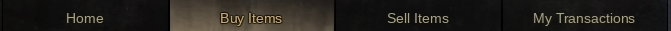
#> input picture cv_assets/tp-tab-buy.png, 671 x 31 px
$ python -i cv_drop_rate_tool.py   (imports and definitions only)   (older library calls are emulated)
#> lines starting #> are read from the running program, lines starting #| are printed output that depends on the picture
import itertools
import json
import os
import pickle
import numpy as np
import cv2
import time
from PIL import Image
import sys
import difflib
from skimage.metrics import structural_similarity as compare_ssim

# global variables
IMAGES_PATH = "cv_assets\\"
OUTPUT_PATH = "temp_image\\"

CHATBOX_UPPER_RIGHT_ICON_PATH = "cv_assets\\chat-box-upper-right.png"
CHATBOX_LOWER_LEFT_ICON_PATH = "cv_assets\\chat-box-lower-left.png"
CHATBOX_LINE_DELIMETER_PATH = "cv_assets\\chat-box-line-delimeter.png"

FRAME_PROCESS_RATE = 10 # process every FRAME_PROCESS_RATEth frame

# function that takes a file path and returns a video capture object
# [9 lines left out: function get_video_capture, not called in this run]

# function that takes a video capture object and returns the total number of frames
def count_frames(vidcap):
    total_frames = int(vidcap.get(cv2.CAP_PROP_FRAME_COUNT))
    return total_frames

# function that takes a video capture object and returns the frames per second
def count_frames_per_second(vidcap):
    fps = int(vidcap.get(cv2.CAP_PROP_FPS))
    return fps

# [178 lines left out: functions extract_next_Nth_frame, locate_top_right_of_chatbox_icon, locate_bottom_left_of_chatbox, crop_image, find_character_boundaries, group_characters_into_words and 7 more, not called in this run]

def extract_text_lines_from_chatbox_image(image):
    # read in line delimeter image
    line_delimeter_image = cv2.imread(CHATBOX_LINE_DELIMETER_PATH)
    w, h = line_delimeter_image.shape[:-1]

    # convert images to grayscale
    gray_image = cv2.cvtColor(image, cv2.COLOR_BGR2GRAY)
    gray_line_delimeter = cv2.cvtColor(line_delimeter_image, cv2.COLOR_BGR2GRAY)

    res = cv2.matchTemplate(gray_image, gray_line_delimeter, cv2.TM_CCOEFF_NORMED)
    threshold = 0.85
    loc = np.where(res >= threshold)

    # find the most occuring height between the tops of the line delimeters
    height_dict = []
    for i in range(0, len(loc[0])-1):
        top_of_loc = loc[0][i] - h
        top_of_next_loc = loc[0][i+1] - h
        height_diff = top_of_next_loc - top_of_loc
        height_dict.append(height_diff)
    # find the mode height
    line_height = max(set(height_dict), key=height_dict.count)

    # find the top most point the delimeters
    TWEAK_Y = 2 # tweak for the fact that the line delimeter is not perfectly aligned with the chatbox
    top_most_point = (loc[1][0], loc[0][0] - TWEAK_Y)
    bottom_most_point = (loc[1][0] + w, loc[0][len(loc[0]) - 1])
    height_diff = bottom_most_point[1] - top_most_point[1]
    num_of_lines = int(height_diff / line_height)+1

    # Load existing dictionary or initialize a new one
    try:
        with open('image_to_text.pkl', 'rb') as f:
            image_to_text_dict = pickle.load(f)
    except FileNotFoundError:
        image_to_text_dict = {}

    # draw vertical lines across the whole width of the image starting from the top most point
    text_lines = []
    for i in range(0, num_of_lines):
        start_x = 0
        start_y = top_most_point[1] + (i * line_height)
        end_x = image.shape[1] + line_height
        end_y = top_most_point[1] + (i * line_height) + line_height
        cropped_image = crop_image(image, start_x, start_y, end_x, end_y)
        cropped_image = cv2.cvtColor(cropped_image, cv2.COLOR_BGR2GRAY)
        kernel = np.ones((1, 1), np.uint8)
        cropped_image = cv2.dilate(cropped_image, kernel, iterations=1)
        cropped_image = cv2.erode(cropped_image, kernel, iterations=1)
        text = extract_text(cropped_image, image_to_text_dict)
        text = text.replace("\n", "")
        # [5 lines of commented-out code are left out]
        if text != '':
            text_lines.append(text)
        # cv2.line(image, (start_x, start_y), (end_x, start_y), (0, 0, 255), 1)

    # write the image to disk
    # cv2.imwrite("temp_image\\lineDelimeters2.png", image)

    # Save the updated dictionary
    with open('image_to_text.pkl', 'wb') as f:
        pickle.dump(image_to_text_dict, f)

    return text_lines

# [107 lines left out: functions do_previous_N_lines_match, find_and_add_new_lines, extract_text_from_video, not called in this run]

# [12 lines not run here, left out]

>>> import cv2
>>> picture = cv2.imread('cv_assets/tp-tab-buy.png', cv2.IMREAD_GRAYSCALE)
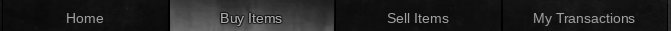
#> picture: shape (31, 671); min 0, max 172, mean 32.5
>>> result = extract_text_lines_from_chatbox_image(picture)
#> in extract_text_lines_from_chatbox_image, line_delimeter_image is the input picture: shape (31, 671, 3); mean B, G, R 28.4, 32.6, 35.3
#> (the run stopped early here; a loop or call above may not have finished)

$ run again, on cv_assets/tp-tab-sell.png
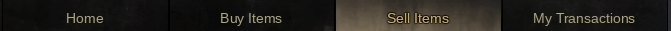
#> input picture cv_assets/tp-tab-sell.png, 671 x 31 px
#> `picture = cv2.imread('cv_assets/tp-tab-buy.png', cv2.IMREAD_GRAYSCALE)`:
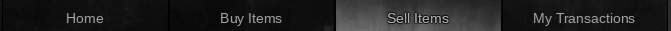
#> picture: shape (31, 671); min 0, max 171, mean 32.4
#> in extract_text_lines_from_chatbox_image, line_delimeter_image is the input picture: shape (31, 671, 3); mean B, G, R 28.3, 32.5, 35.2
